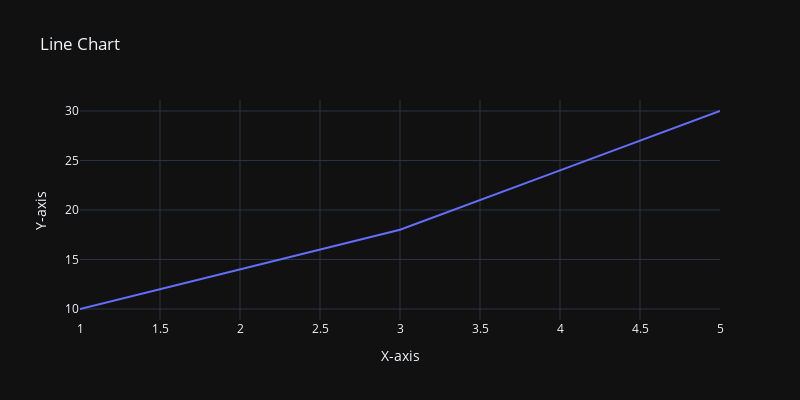

Notebook code cell kept with this figure:
### Code cell
x = [1,2,3,4,5]
y = [10,14,18,24,30]
fig = px.line(x=x, y=y, title='Line Chart', labels={'x':'X-axis', 'y':'Y-axis'},
              template='plotly_dark', width=800, height=400)
fig.show()

### Figure 1 — Plotly figure (JSON) as saved in the notebook; plotly's stock layout.template omitted (floating-point values rounded to 4 significant figures)
{"data": [{"hovertemplate": "X-axis=%{x}<br>Y-axis=%{y}<extra></extra>", "legendgroup": "", "line": {"color": "#636efa", "dash": "solid"}, "marker": {"symbol": "circle"}, "mode": "lines", "name": "", "orientation": "v", "showlegend": false, "type": "scatter", "x": [1, 2, 3, 4, 5], "xaxis": "x", "y": [10, 14, 18, 24, 30], "yaxis": "y"}], "layout": {"height": 400, "legend": {"tracegroupgap": 0}, "title": {"text": "Line Chart"}, "width": 800, "xaxis": {"anchor": "y", "domain": [0, 1], "title": {"text": "X-axis"}}, "yaxis": {"anchor": "x", "domain": [0, 1], "title": {"text": "Y-axis"}}}}
